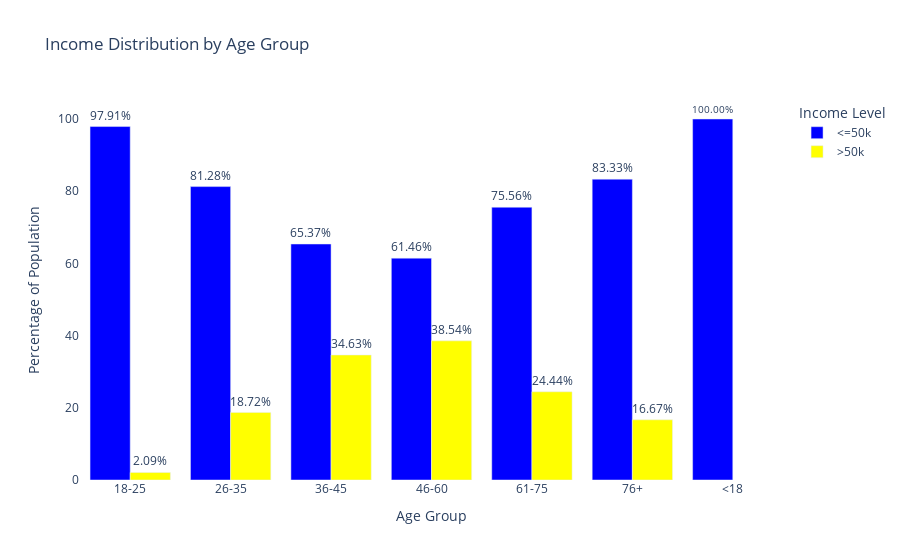
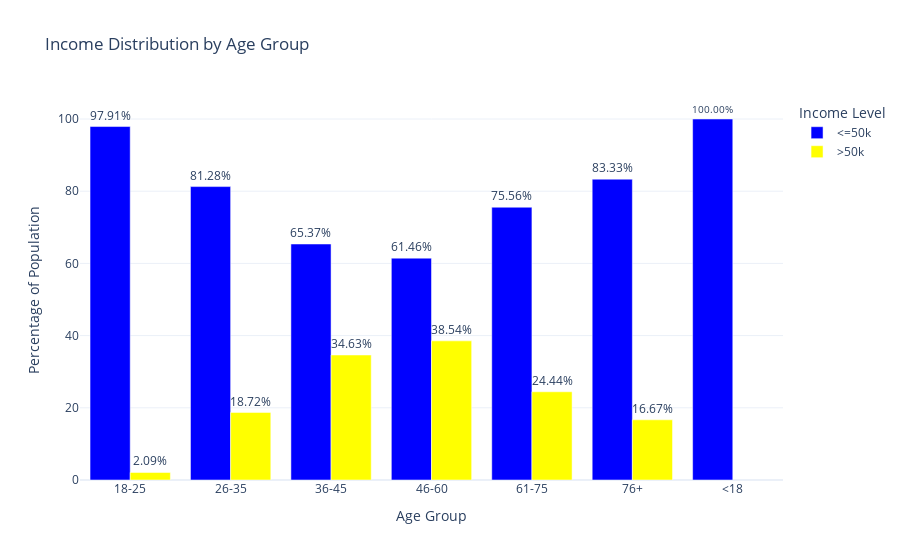
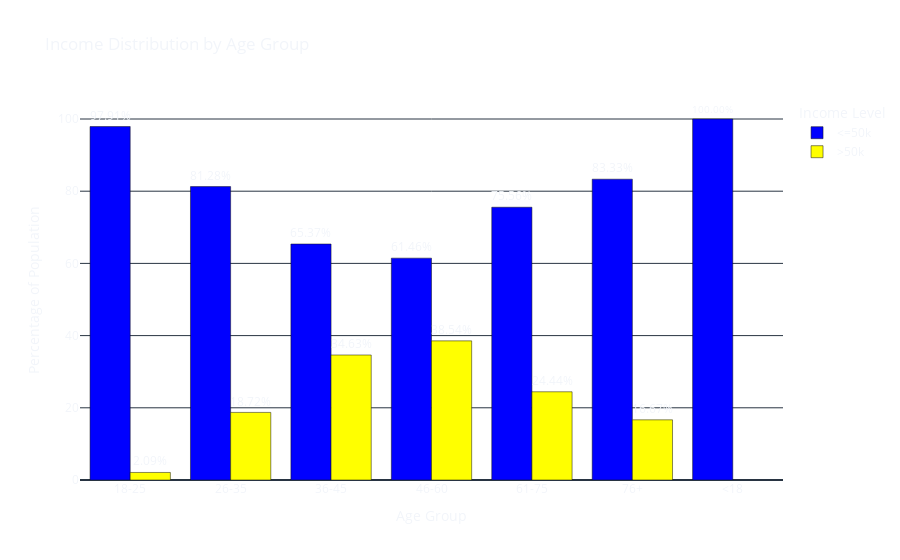
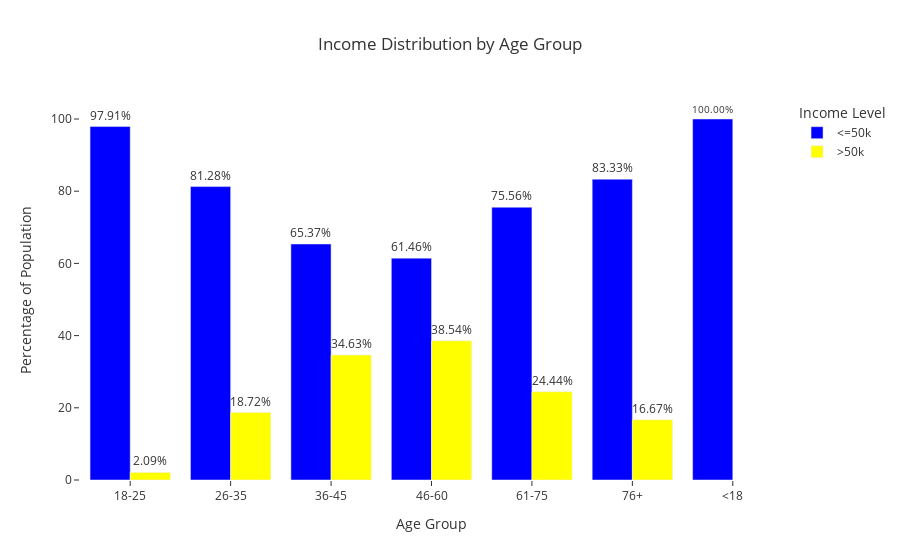

Source (notebook cell) for these figures, in order:
### Code cell
themes = ["plotly", "plotly_white", "plotly_dark", "ggplot2", "seaborn", 
          "simple_white", "presentation", "gridon", "gridon", "none"]
          

for theme in themes: 
    fig.update_layout(template=theme)
    fig.show()

### Figure 1 — Plotly figure (JSON) as saved in the notebook; plotly's stock layout.template omitted (floating-point values rounded to 4 significant figures)
{"data": [{"alignmentgroup": "True", "hovertemplate": "income=<=50k<br>age_group=%{x}<br>percentage=%{text}<extra></extra>", "legendgroup": "<=50k", "marker": {"color": "blue", "pattern": {"shape": ""}}, "name": "<=50k", "offsetgroup": "<=50k", "orientation": "v", "showlegend": true, "text": [97.91, 81.28, 65.37, 61.46, 75.56, 83.33, 100.0], "textposition": "outside", "texttemplate": "%{text:.2f}%", "type": "bar", "x": ["18-25", "26-35", "36-45", "46-60", "61-75", "76+", "<18"], "xaxis": "x", "y": [97.91, 81.28, 65.37, 61.46, 75.56, 83.33, 100.0], "yaxis": "y"}, {"alignmentgroup": "True", "hovertemplate": "income=>50k<br>age_group=%{x}<br>percentage=%{text}<extra></extra>", "legendgroup": ">50k", "marker": {"color": "yellow", "pattern": {"shape": ""}}, "name": ">50k", "offsetgroup": ">50k", "orientation": "v", "showlegend": true, "text": [2.09, 18.72, 34.63, 38.54, 24.44, 16.67], "textposition": "outside", "texttemplate": "%{text:.2f}%", "type": "bar", "x": ["18-25", "26-35", "36-45", "46-60", "61-75", "76+"], "xaxis": "x", "y": [2.09, 18.72, 34.63, 38.54, 24.44, 16.67], "yaxis": "y"}], "layout": {"autosize": true, "barmode": "group", "legend": {"title": {"text": "Income Level"}, "tracegroupgap": 0}, "paper_bgcolor": "rgba(0, 0, 0, 0)", "plot_bgcolor": "rgba(0, 0, 0, 0)", "title": {"text": "Income Distribution by Age Group"}, "xaxis": {"anchor": "y", "autorange": true, "domain": [0, 1], "range": [-0.5, 6.5], "title": {"text": "Age Group"}, "type": "category"}, "yaxis": {"anchor": "x", "autorange": true, "domain": [0, 1], "range": [0, 105.3], "title": {"text": "Percentage of Population"}, "type": "linear"}}}

### Figure 2 — Plotly figure (JSON) as saved in the notebook; plotly's stock layout.template omitted (floating-point values rounded to 4 significant figures)
{"data": [{"alignmentgroup": "True", "hovertemplate": "income=<=50k<br>age_group=%{x}<br>percentage=%{text}<extra></extra>", "legendgroup": "<=50k", "marker": {"color": "blue", "pattern": {"shape": ""}}, "name": "<=50k", "offsetgroup": "<=50k", "orientation": "v", "showlegend": true, "text": [97.91, 81.28, 65.37, 61.46, 75.56, 83.33, 100.0], "textposition": "outside", "texttemplate": "%{text:.2f}%", "type": "bar", "x": ["18-25", "26-35", "36-45", "46-60", "61-75", "76+", "<18"], "xaxis": "x", "y": [97.91, 81.28, 65.37, 61.46, 75.56, 83.33, 100.0], "yaxis": "y"}, {"alignmentgroup": "True", "hovertemplate": "income=>50k<br>age_group=%{x}<br>percentage=%{text}<extra></extra>", "legendgroup": ">50k", "marker": {"color": "yellow", "pattern": {"shape": ""}}, "name": ">50k", "offsetgroup": ">50k", "orientation": "v", "showlegend": true, "text": [2.09, 18.72, 34.63, 38.54, 24.44, 16.67], "textposition": "outside", "texttemplate": "%{text:.2f}%", "type": "bar", "x": ["18-25", "26-35", "36-45", "46-60", "61-75", "76+"], "xaxis": "x", "y": [2.09, 18.72, 34.63, 38.54, 24.44, 16.67], "yaxis": "y"}], "layout": {"autosize": true, "barmode": "group", "legend": {"title": {"text": "Income Level"}, "tracegroupgap": 0}, "paper_bgcolor": "rgba(0, 0, 0, 0)", "plot_bgcolor": "rgba(0, 0, 0, 0)", "title": {"text": "Income Distribution by Age Group"}, "xaxis": {"anchor": "y", "autorange": true, "domain": [0, 1], "range": [-0.5, 6.5], "title": {"text": "Age Group"}, "type": "category"}, "yaxis": {"anchor": "x", "autorange": true, "domain": [0, 1], "range": [0, 105.3], "title": {"text": "Percentage of Population"}, "type": "linear"}}}

### Figure 3 — Plotly figure (JSON) as saved in the notebook; plotly's stock layout.template omitted (floating-point values rounded to 4 significant figures)
{"data": [{"alignmentgroup": "True", "hovertemplate": "income=<=50k<br>age_group=%{x}<br>percentage=%{text}<extra></extra>", "legendgroup": "<=50k", "marker": {"color": "blue", "pattern": {"shape": ""}}, "name": "<=50k", "offsetgroup": "<=50k", "orientation": "v", "showlegend": true, "text": [97.91, 81.28, 65.37, 61.46, 75.56, 83.33, 100.0], "textposition": "outside", "texttemplate": "%{text:.2f}%", "type": "bar", "x": ["18-25", "26-35", "36-45", "46-60", "61-75", "76+", "<18"], "xaxis": "x", "y": [97.91, 81.28, 65.37, 61.46, 75.56, 83.33, 100.0], "yaxis": "y"}, {"alignmentgroup": "True", "hovertemplate": "income=>50k<br>age_group=%{x}<br>percentage=%{text}<extra></extra>", "legendgroup": ">50k", "marker": {"color": "yellow", "pattern": {"shape": ""}}, "name": ">50k", "offsetgroup": ">50k", "orientation": "v", "showlegend": true, "text": [2.09, 18.72, 34.63, 38.54, 24.44, 16.67], "textposition": "outside", "texttemplate": "%{text:.2f}%", "type": "bar", "x": ["18-25", "26-35", "36-45", "46-60", "61-75", "76+"], "xaxis": "x", "y": [2.09, 18.72, 34.63, 38.54, 24.44, 16.67], "yaxis": "y"}], "layout": {"autosize": true, "barmode": "group", "legend": {"title": {"text": "Income Level"}, "tracegroupgap": 0}, "paper_bgcolor": "rgba(0, 0, 0, 0)", "plot_bgcolor": "rgba(0, 0, 0, 0)", "title": {"text": "Income Distribution by Age Group"}, "xaxis": {"anchor": "y", "autorange": true, "domain": [0, 1], "range": [-0.5, 6.5], "title": {"text": "Age Group"}, "type": "category"}, "yaxis": {"anchor": "x", "autorange": true, "domain": [0, 1], "range": [0, 105.3], "title": {"text": "Percentage of Population"}, "type": "linear"}}}

### Figure 4 — Plotly figure (JSON) as saved in the notebook; plotly's stock layout.template omitted (floating-point values rounded to 4 significant figures)
{"data": [{"alignmentgroup": "True", "hovertemplate": "income=<=50k<br>age_group=%{x}<br>percentage=%{text}<extra></extra>", "legendgroup": "<=50k", "marker": {"color": "blue", "pattern": {"shape": ""}}, "name": "<=50k", "offsetgroup": "<=50k", "orientation": "v", "showlegend": true, "text": [97.91, 81.28, 65.37, 61.46, 75.56, 83.33, 100.0], "textposition": "outside", "texttemplate": "%{text:.2f}%", "type": "bar", "x": ["18-25", "26-35", "36-45", "46-60", "61-75", "76+", "<18"], "xaxis": "x", "y": [97.91, 81.28, 65.37, 61.46, 75.56, 83.33, 100.0], "yaxis": "y"}, {"alignmentgroup": "True", "hovertemplate": "income=>50k<br>age_group=%{x}<br>percentage=%{text}<extra></extra>", "legendgroup": ">50k", "marker": {"color": "yellow", "pattern": {"shape": ""}}, "name": ">50k", "offsetgroup": ">50k", "orientation": "v", "showlegend": true, "text": [2.09, 18.72, 34.63, 38.54, 24.44, 16.67], "textposition": "outside", "texttemplate": "%{text:.2f}%", "type": "bar", "x": ["18-25", "26-35", "36-45", "46-60", "61-75", "76+"], "xaxis": "x", "y": [2.09, 18.72, 34.63, 38.54, 24.44, 16.67], "yaxis": "y"}], "layout": {"autosize": true, "barmode": "group", "legend": {"title": {"text": "Income Level"}, "tracegroupgap": 0}, "paper_bgcolor": "rgba(0, 0, 0, 0)", "plot_bgcolor": "rgba(0, 0, 0, 0)", "title": {"text": "Income Distribution by Age Group"}, "xaxis": {"anchor": "y", "autorange": true, "domain": [0, 1], "range": [-0.5, 6.5], "title": {"text": "Age Group"}, "type": "category"}, "yaxis": {"anchor": "x", "autorange": true, "domain": [0, 1], "range": [0, 105.3], "title": {"text": "Percentage of Population"}, "type": "linear"}}}
